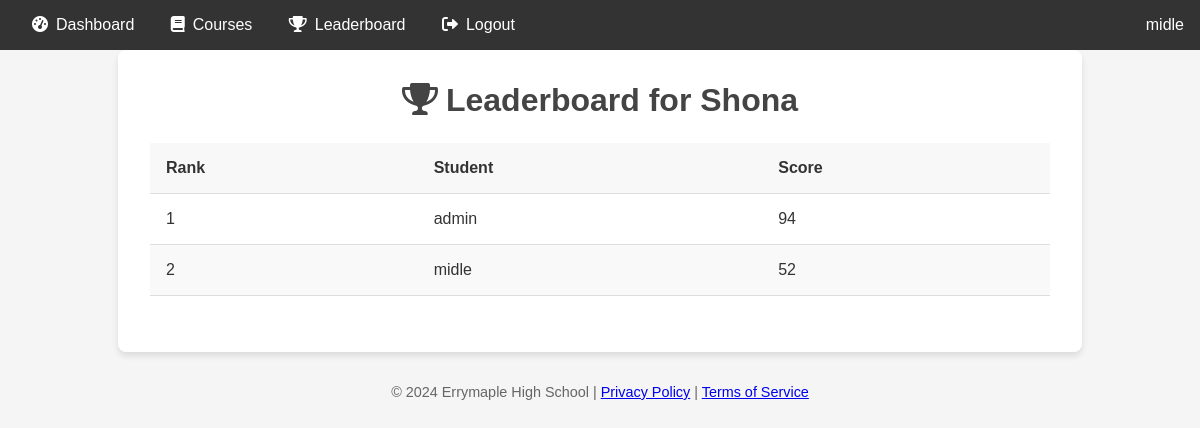
/dashboard/leaderboard/2/ (signed in), run on the app's committed database.
### main/models.py (models this page shows, shortened)
class User(AbstractUser):
    ROLES = [
        ('student', 'Student'),
        ('teacher', 'Teacher'),
        ('admin', 'Administrator'),
    ]
    role = models.CharField(max_length=10, choices=ROLES)
    enrolled_courses = models.ManyToManyField('Course', related_name='students', blank=True)

class Leaderboard(models.Model):
    course = models.ForeignKey(Course, on_delete=models.CASCADE, related_name='leaderboard')
    students = models.ManyToManyField(settings.AUTH_USER_MODEL, through='LeaderboardEntry', related_name='leaderboards')

class Course(models.Model):
    teacher = models.ForeignKey(settings.AUTH_USER_MODEL, on_delete=models.SET_NULL, null=True, blank=True)
    title = models.CharField(max_length=255)
    description = models.TextField()

class LeaderboardEntry(models.Model):
    leaderboard = models.ForeignKey(Leaderboard, on_delete=models.CASCADE)
    student = models.ForeignKey(settings.AUTH_USER_MODEL, on_delete=models.CASCADE)
    score = models.IntegerField(default=0)
    rank = models.IntegerField(null=True, blank=True)
    class Meta:
        unique_together = ('leaderboard', 'student')

### main/views.py (the view)
# urls.py: path('dashboard/leaderboard/<int:pk>/', views.leaderboard, name='leaderboard'),
@login_required
def leaderboard(request, pk):
    leaderboard = get_object_or_404(Leaderboard, pk=pk)
    entries = LeaderboardEntry.objects.filter(leaderboard=leaderboard).order_by('-score')
    return render(request, 'main/leaderboard.html', {'leaderboard': leaderboard, 'entries': entries})

### main/templates/main/leaderboard.html (shortened to what this page needs)
<!DOCTYPE html>
<html lang="en">
<head>
    <link rel="stylesheet" href="https://cdnjs.cloudflare.com/ajax/libs/font-awesome/6.0.0-beta3/css/all.min.css">
</head>
<body>
    <div class="navbar">
        <div>
            <a href="{% url 'dashboard' %}"><i class="fas fa-tachometer-alt icon"></i>Dashboard</a>
            <a href="{% url 'course_list' %}"><i class="fas fa-book icon"></i>Courses</a>
            <a href="{% url 'leaderboard' leaderboard.pk %}"><i class="fas fa-trophy icon"></i>Leaderboard</a>
            {% if user.is_authenticated %}
                <a href="{% url 'logout' %}"><i class="fas fa-sign-out-alt icon"></i>Logout</a>
            {% else %}
                <a href="{% url 'login' %}"><i class="fas fa-sign-in-alt icon"></i>Login</a>
            {% endif %}
        </div>
        <div>{{ user.username }}</div>
    </div>
    <div class="container">
        <h1><i class="fas fa-trophy icon"></i>Leaderboard for {{ leaderboard.course.title }}</h1>
        <table>
            <thead>
                <tr>
                    <th>Rank</th>
                    <th>Student</th>
                    <th>Score</th>
                </tr>
            </thead>
            <tbody>
                {% for entry in entries %}
                    <tr>
                        <td>{{ entry.rank }}</td>
                        <td>{{ entry.student.username }}</td>
                        <td>{{ entry.score }}</td>
                    </tr>
                {% empty %}
                    <tr>
                        <td colspan="3" class="empty-message">
                            <i class="fas fa-exclamation-circle icon"></i>No leaderboard entries available.
                        </td>
                    </tr>
                {% endfor %}
            </tbody>
        </table>
    </div>
    <div class="footer">
        <p>&copy; 2024 Errymaple High School | <a href="https://wa.me/263780601210">Privacy Policy</a> | <a href="https://wa.me/263780601210">Terms of Service</a></p>
    </div>
</body>
</html>

### main/templates/main/leaderboard.html (style rules this page uses)
body { font-family: Arial, sans-serif; margin: 0; padding: 0; background-color: #f5f5f5; color: #333; }
.navbar { background-color: #333; padding: 1rem; display: flex; justify-content: space-between; align-items: center; color: #fff; }
.navbar a { color: #fff; text-decoration: none; padding: 0 1rem; }
.container { padding: 2rem; max-width: 900px; margin: auto; background-color: #fff; box-shadow: 0px 4px 6px rgba(0, 0, 0, 0.1); border-radius: 8px; }
h1 { color: #444; text-align: center; margin-top: 0; font-size: 2rem; }
table { width: 100%; border-collapse: collapse; margin: 1.5rem 0; }
th, td { padding: 1rem; text-align: left; border-bottom: 1px solid #ddd; }
th { background-color: #f8f8f8; font-weight: bold; }
tr:nth-child(even) { background-color: #f9f9f9; }
.footer { margin-top: 2rem; text-align: center; font-size: 0.9rem; color: #666; }
.icon { margin-right: 8px; }

### data on the page
User: username "midle"
Leaderboard: course "Shona"
LeaderboardEntry: rank "1", student.username "admin", score "94"
LeaderboardEntry: rank "2", student.username "midle", score "52"
